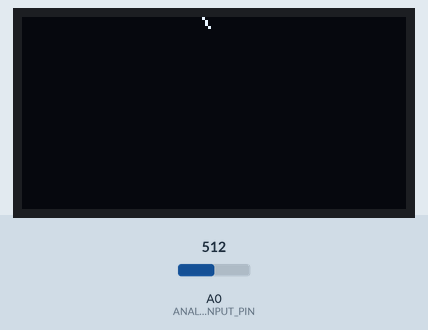
Bench run of a sketch on a simulated Arduino Uno, built with avr-gcc and run on an emulated ATmega328P. Shown: 128×64 one-colour display. The inputs (shaded band) are chosen by the test bench; at power-on: A0 (ANALOG_INPUT_PIN) = 512. Random numbers use the default seed unless the sketch sets one; what the sketch prints to the serial monitor is not drawn.

Above: at 1.8 s.
1.9 s: A0 (ANALOG_INPUT_PIN) set to 716
At 2.25 s:
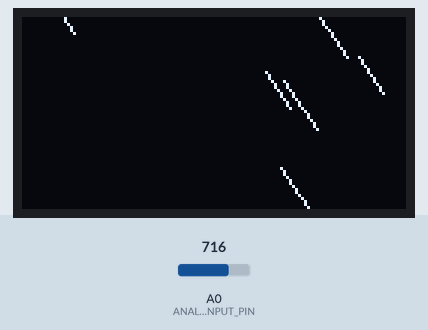
3.5 s: A0 (ANALOG_INPUT_PIN) set to 900
At 4.23 s:
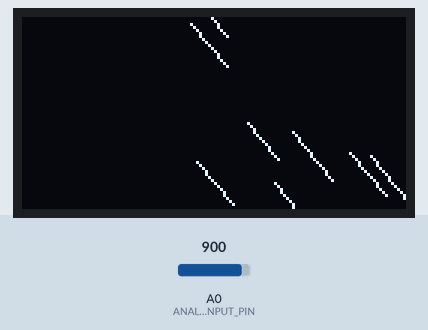
5.2 s: A0 (ANALOG_INPUT_PIN) set to 1023
At 6.14 s:
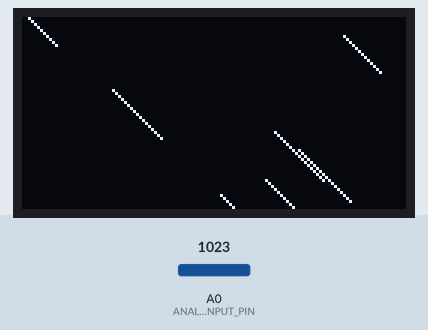
Timing chart, 0 to 8.2 s (numbered marks = the images above; inputs shaded):
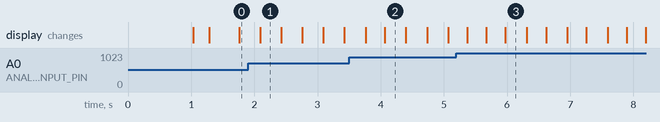

The sketch:

Raining.ino
```cpp
// The following OLED setup taken from the ssd1306_128x64_i2c library example
// --------------------------------------------------------------------------
#include <Wire.h>
#include <Adafruit_GFX.h>
#include <Adafruit_SSD1306.h>
#include "Droplet.h"

#define SCREEN_WIDTH 128 // OLED display width, in pixels
#define SCREEN_HEIGHT 64 // OLED display height, in pixels

// Declaration for an SSD1306 display connected to I2C (SDA, SCL pins)
// The pins for I2C are defined by the Wire-library.
// On an arduino UNO:       A4(SDA), A5(SCL)
// On an arduino MEGA 2560: 20(SDA), 21(SCL)
// On an arduino LEONARDO:   2(SDA),  3(SCL), ...
#define OLED_RESET     4 // Reset pin # (or -1 if sharing Arduino reset pin)
#define SCREEN_ADDRESS 0x3D ///< See datasheet for Address; 0x3D for 128x64, 0x3C for 128x32
Adafruit_SSD1306 display(SCREEN_WIDTH, SCREEN_HEIGHT, &Wire, OLED_RESET);
// --------------------------------------------------------------------------

const int DROP_COUNT = 30;
const int MAX_ANALOG_INPUT = 1023;
const int ANALOG_INPUT_PIN = A0;

Droplet* _drops[DROP_COUNT];

void setup() {
  // The following OLED setup taken from the ssd1306_128x64_i2c library example
  // --------------------------------------------------------------------------
  Serial.begin(9600);
  while (!Serial);

  // SSD1306_SWITCHCAPVCC = generate display voltage from 3.3V internally
  if(!display.begin(SSD1306_SWITCHCAPVCC, SCREEN_ADDRESS)) {
    Serial.println(F("SSD1306 allocation failed"));
    for(;;); // Don't proceed, loop forever
  }
  // --------------------------------------------------------------------------
  for (int i=0; i<DROP_COUNT; i++) {
    Serial.println(i);
    _drops[i] = new Droplet(SCREEN_WIDTH, SCREEN_HEIGHT, &display);
  }
  display.clearDisplay();
}

void loop() {
  display.clearDisplay();
  int analogInput = analogRead(ANALOG_INPUT_PIN);
  int windSpeed = map(analogInput, 0, MAX_ANALOG_INPUT, 0, 100);
  for (int i=0; i<DROP_COUNT; i++) {
    _drops[i]->update(windSpeed);
  }
  display.display();
}
```

Droplet.cpp
```cpp
#include "Droplet.h"
#include <Adafruit_GFX.h>
#include <Adafruit_SSD1306.h>

Droplet::Droplet(int screenWidth=0, int screenHeight=0, Adafruit_SSD1306 *display=NULL) :
    kScreenWidth(screenWidth), kScreenHeight(screenHeight), kDisplay(display){
  Serial.println("newobj0");
  _x = random(kScreenWidth);
  _y = random(-500, -50);
  _z = random(0, 20);
  _len = map(_z, 0, 20, 10, 20);
  _yspeed = map(_z, 0, 20, 1, 20);
  Serial.println("newobj1");
}

void Droplet::update(int windSpeed) {
  _y = _y + _yspeed;
  int grav = map(_z, 0, 20, 0, 0.2);
  _yspeed = _yspeed + grav;

  int xlen = map(windSpeed, 0, 100, 0, _len); // up to diagonal slant
  int xspeed = map(windSpeed, 0, 100, 0, _yspeed); // speed and length proportions equal for smooth movement
  _x += xspeed;

  if (_y > kScreenHeight) {
    _y = (rand() % 100) - 200;
    _x = random(kScreenWidth) - (-_y * windSpeed / 100);
    _yspeed = map(_z, 0, 20, 4, 10);
  }

  kDisplay->drawLine(_x, _y, _x + xlen, _y + _len, SSD1306_WHITE);
}
```

Droplet.h
```cpp
#include <Arduino.h>
#include <Adafruit_GFX.h>
#include <Adafruit_SSD1306.h>

class Droplet {
  public:
    // Constructor
    Droplet(int screenWidth, int screenHeight, Adafruit_SSD1306 *display);

    // Default constructor
    Droplet();

    // Run every step to animate
    void update(int windSpeed);

  private:
    const int kScreenWidth;
    const int kScreenHeight;
    const Adafruit_SSD1306 *kDisplay;

    int _x;
    int _y;
    int _yspeed;
    int _z;
    int _len;
};
```
